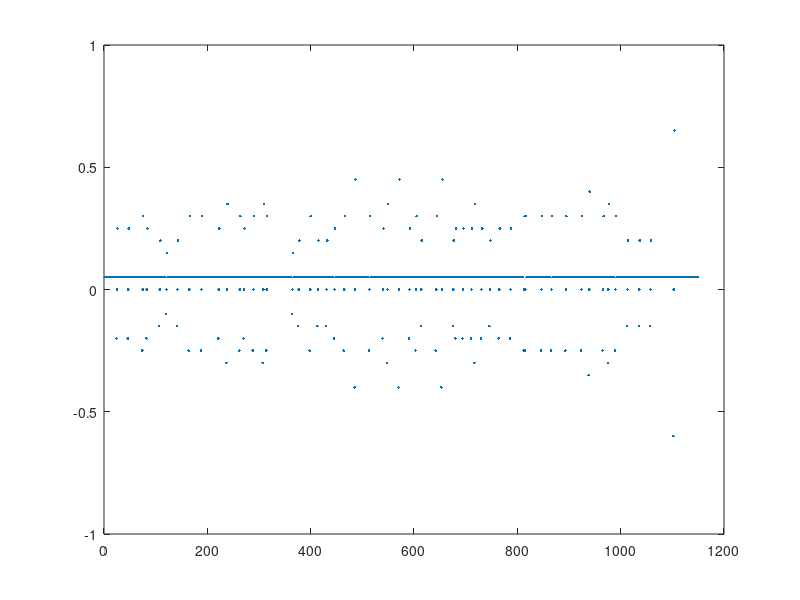
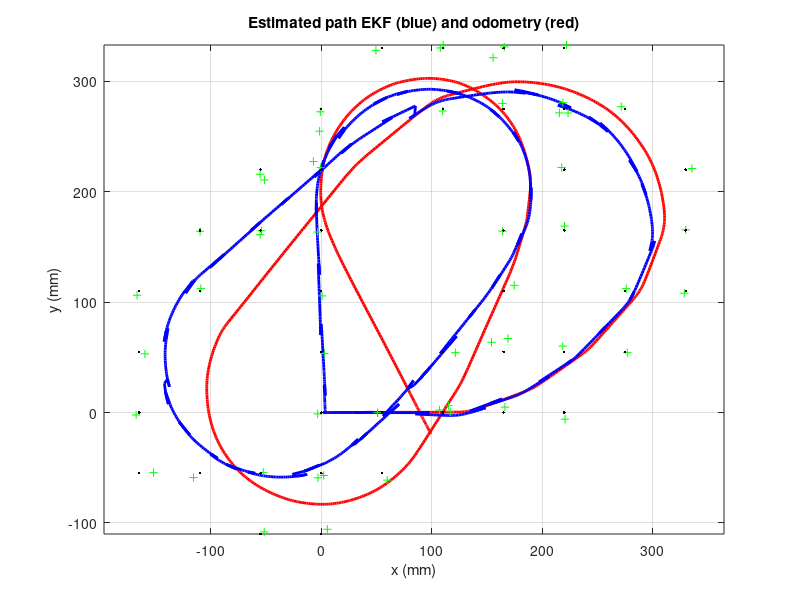
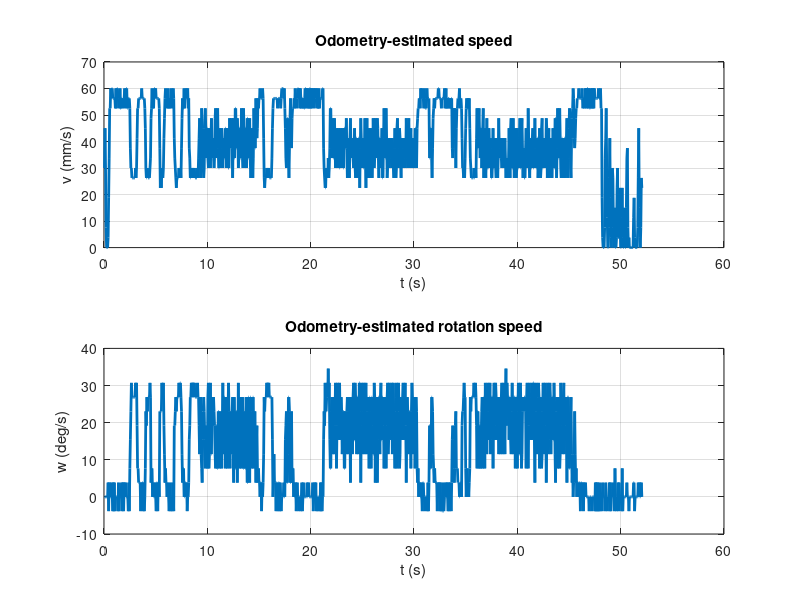
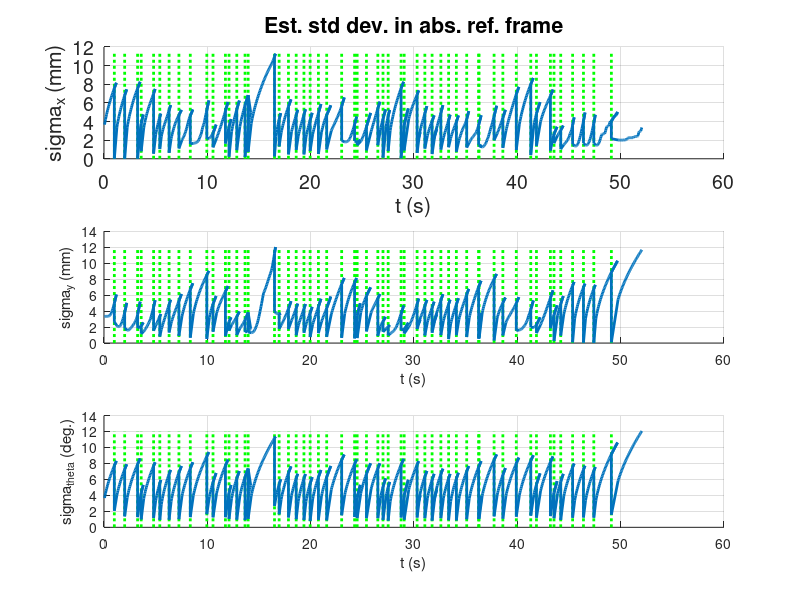

These figures' MATLAB source, in order:
% A script to display the results of the last execution of MagnetLoc.
% MagnetLoc stores its results in 'log.txt' and the meaningful input data
% in inputLog.mat (among which robot parameters and noise variances).
% Graphs displayed:
% Figure 1: 
%   - The path calculated by odometry only (red).
%   - The path estimated by the Kalman filter (blue).
%   - The locations of the magnets which have been detected (black dots).
%   - The estimated locations of the detected magnets in absolute frame
%       using the measurement (that's variable oMeasMagnet in the program).
% Figure 2: 
%   - Speed and rotation speed, as estimated using the encoders.
% Figure 3: 
%   - Estimated error standard deviations (extracted directly from
%       the diagonal of P, hence in absolute frame.
% Figure 4: 
%   - Estimated error standard deviations in robot frame.
% Figure 5: 
%   - Mahalanobis distances calculated with the magnet closest to 
%       the measurement point (candidate magnet) in blue.
%   - Mahalanobis distances calculated with the four nearest neighbors 
%       of the candidate magnet in red.
%   - Mahalanobis distance threshold used in the program (black line).
% Figure 6: 
%   - Estimated x, y, theta as functions of time.
% Figure 7:
%   - Number of magnets detected at each time instant.
% Figure 8:
%   - Raw sensor measurements as a function of the curvilinear abscissa
%       (distance traveled by point M). The vertical axis represents the
%       state of each Reed sensor. A vertical line indicates a closed 
%       sensor (a sensor which detects a magnet).
%   - You may comment out this graph when you don't need it anymore 
%       (when you're done estimating the measurement noise).

function PlotResults

% Load the inputs to the problem (robot charateristics + tuning +
% speed and rotation speed + measurements. They have been saved by
% MagnetLoc in inputLog.mat.

if ~exist('inputLog.mat','file')
    disp('File inputLog.mat not found. Did you run MagnetLoc first?');
    return
end
if ~exist('log.txt','file')
    disp('File log.txt not found. Did you run MagnetLoc first?');
    return
end

load inputLog ...
     nbReedSensors samplingPeriod xSpacing ySpacing  ...
     sensorReadings Qgamma mahaThreshold

 
% Load the results calculated by MagnetLoc, logged in log.txt.
fid = fopen('log.txt','r');
firstline = fgetl(fid) ;
numvars = numel(strread(firstline,'%s')); %#ok<DSTRRD>
fgetl(fid); %<-- Skip the second line
data = textscan(fid,repmat('%f',1,numvars)); %#ok<NASGU>
% The "unused variable" warning has been suppressed: variable "data" is
% used in the "eval" instruction, but code analyzer does not see it.

% Next instruction sets all variables whose name are on the first line
% of the file, here calcPhase, t, x, y, theta, P11...P33, U1, U2, Y1, Y2.
eval(['[' strrep(firstline,' ',',') '] = deal(data{:});']) ;
fclose(fid);

figure;plot(diff(t),'.')
% Prepare vectors and matrices
nbRes = length(t) ;
nbPeriods = sum(calcPhase==1) ;
U    = zeros(2,nbPeriods) ;
Xodo = zeros(3,nbPeriods+1) ;

% Reconstruct the inputs. Suppress lines that are non prediction, since 
% their values have been set to zero conventionally in the logs.
% Keeping those would be impractical when displaying velocities.
U(1,:) = U1(find(calcPhase==1)) ;
U(2,:) = U2(find(calcPhase==1)) ;
tOdo = t(find(calcPhase==1));

% Calculate the measured positions of the magnets in the absolute frame
% and the magnets closest to these measured positions for display. 
% Do this only when calcPhase = 2 (measurement).
nbMeasurementPhases = sum(calcPhase==2) ;
estMagnetPos   = zeros(2,nbMeasurementPhases) ;
exactMagnetPos = zeros(2,nbMeasurementPhases) ;
j = 0 ;
for i = 1 : nbRes 
    if calcPhase(i) == 2
        j = j+1 ;
        oTm = [ cos(theta(i)) , -sin(theta(i)) , x(i) ;
                sin(theta(i)) ,  cos(theta(i)) , y(i) ;
                      0       ,        0       ,  1   ] ;
        oEstimatedMagnet = oTm * [ y1(i) ; y2(i) ; 1 ] ;
        oExactMagnetPos  = round( oEstimatedMagnet ./ [xSpacing ; ySpacing ; 1] ) .* [xSpacing ; ySpacing ; 1] ;
        estMagnetPos(:,j)   = oEstimatedMagnet(1:2) ;
        exactMagnetPos(:,j) = oExactMagnetPos(1:2)  ;
    end
end

% Compute odometry only estimated path
Xodo(:,1) = [x(1) ; y(1) ; theta(1)] ;
for i = 1 : nbPeriods
    Xodo(:,i+1) = Xodo(:,i) + ...
        [ U(1,i)*cos(Xodo(3,i)) ;
          U(1,i)*sin(Xodo(3,i)) ;
          U(2,i) ] ;
end
travDistance = zeros(1,nbPeriods) ;
for i = 2 : nbPeriods
    travDistance(i) = travDistance(i-1) + U(1,i) ;
end

% Plot robot path, Kalman fiter estimation and odometry only estimation

figure; 
plot( Xodo(1,:), Xodo(2,:) , 'r' , 'LineWidth', 2 ) ;
hold on ;
plot( x,y , 'b' , 'LineWidth', 2 ) ;
zoom on ; grid on; axis('equal');
title('Estimated path EKF (blue) and odometry (red)');
xlabel('x (mm)');
ylabel('y (mm)');

% On top of the path, indicate estimated and real magnet positions.

hold on;
plot( estMagnetPos(1,:), estMagnetPos(2,:) , 'g+' ) ;
hold on;
plot( exactMagnetPos(1,:), exactMagnetPos(2,:) , 'k.' ) ;

% Plot odometry-estimated speed and rotation speed

figure; 
subplot(2,1,1);
plot( tOdo,U(1,:)/samplingPeriod , 'LineWidth',2 );
xlabel('t (s)');
ylabel('v (mm/s)');
title('Odometry-estimated speed');
zoom on ; grid on;
subplot(2,1,2);
plot( tOdo,U(2,:)*180/pi/samplingPeriod , 'LineWidth',2 );
xlabel('t (s)')
ylabel('w (deg/s)' , 'LineWidth',2 );
title('Odometry-estimated rotation speed');
zoom on ; grid on;


% Plot estimated variances in absolute reference frame

sigx     = sqrt(P11) ;
sigy     = sqrt(P22) ;
sigtheta = sqrt(P33) ;
tRes = t( find(calcPhase==3) ) ;
figure;
subplot(3,1,1);
maximum = max(sigx) ;
for k=1:numel(tRes) 
    line([tRes(k) tRes(k)],[0 maximum],'Color','g','LineStyle',':' ,...
       'LineWidth',2 );      
end
hold on ;
plot( t,sigx , 'LineWidth',2 );
xlabel('t (s)') ;
ylabel('sigma_x (mm)') ;
title('Estimated standard deviations in absolute ref. frame');
title('Est. std dev. in abs. ref. frame');
zoom on ; grid on;
set(gca,'FontSize',14)
subplot(3,1,2);
maximum = max(sigy) ;
for k=1:numel(tRes) 
   line([tRes(k) tRes(k)],[0 maximum],'Color','g','LineStyle',':' , ...
       'LineWidth',2 );      
end
hold on ;
plot( t,sigy , 'LineWidth',2 );
xlabel('t (s)') ;
ylabel('sigma_y (mm)');
zoom on ; grid on;
subplot(3,1,3);
maximum = max(sigtheta*180/pi) ;
for k=1:numel(tRes) 
   line([tRes(k) tRes(k)],[0 maximum],'Color','g','LineStyle',':' ,...
       'LineWidth',2 );      
end
hold on ;
plot( t,sigtheta*180/pi , 'LineWidth',2 );
xlabel('t (s)') ;
ylabel('sigma_{theta} (deg.)');
zoom on ; grid on;

% Calculate covariance matrix in frame Rm
msigx     = zeros(1,length(t)) ;
msigy     = zeros(1,length(t)) ;
msigtheta = zeros(1,length(t)) ;
for i = 1 : length(t)
    m_Omega_o = [  cos(theta(i))  ,  sin(theta(i))  ,  0  ;
                  -sin(theta(i))  ,  cos(theta(i))  ,  0  ;
                        0         ,       0         ,  1  ] ;
    oP = [ P11(i)  ,  P12(i)  ,  P13(i)  ;
           P12(i)  ,  P22(i)  ,  P23(i)  ;
           P13(i)  ,  P23(i)  ,  P33(i)  ] ;
    mP = m_Omega_o * oP * m_Omega_o.' ;
    msigx(i)     = sqrt( mP(1,1) )   ;
    msigy(i)     = sqrt( mP(2,2) )   ;
    msigtheta(i) = sqrt( mP(3,3) )   ;
end

% Plot variances in robot frame.

figure;
subplot(3,1,1);
maximum = max(msigx) ;
for k=1:numel(tRes) 
   line([tRes(k) tRes(k)],[0 maximum],'Color','g','LineStyle',':' ,...
       'LineWidth',2 );      
end
hold on ;
plot( t,msigx , 'LineWidth',2 );
xlabel('t (s)') ;
ylabel('sigma_x (mm)');
title('Estimated standard deviations in robot frame');
zoom on ; grid on;
subplot(3,1,2);
maximum = max(msigy) ;
for k=1:numel(tRes) 
   line([tRes(k) tRes(k)],[0 maximum],'Color','g','LineStyle',':' , ...
       'LineWidth',2 );      
end
hold on ;
plot( t,msigy , 'LineWidth',2 );
xlabel('t (s)') ;
ylabel('sigma_y (mm)');
zoom on ; grid on;
subplot(3,1,3);
maximum = max(msigtheta*180/pi) ;
for k=1:numel(tRes) 
   line([tRes(k) tRes(k)],[0 maximum],'Color','g','LineStyle',':' ,...
       'LineWidth',2 );      
end
hold on ;
plot( t,msigtheta*180/pi , 'LineWidth',2 );
xlabel('t (s)') ;
ylabel('sigma_{theta} (deg.)');
zoom on ; grid on;

% Calculate Mahalanobis distances, including for magnets that are the 
% closest neighbors of the magnet closest to measurement point.

tMagnetDetection = zeros(1,sum(calcPhase==2)) ;
dMahaAll = zeros(5,sum(calcPhase==2)) ;
j = 0 ;
for i = 1 : length(t) 
    
    if calcPhase(i) ~= 2 
        continue ;  % Not a measurement phase
    end
     
    j = j+1 ;
    tMagnetDetection(j) = t(i) ;
    
    % Calculate homogeneous transform of the robot with respect to the world frame
    oTm = [ cos(theta(i)) , -sin(theta(i)) , x(i)  ;
            sin(theta(i)) ,  cos(theta(i)) , y(i)  ;
                  0       ,        0       ,  1    ] ;
    
    % Measurement vector: coordinates of the magnet measured in Rm.
    Y = [ y1(i) ; y2(i) ] ;
    
    % Now in homogeneous coordinates for calculations.
    mMeasMagnet = [ Y ; 1 ] ;
    
    % Corresponding position in absolute frame
    oMeasMagnet = oTm * mMeasMagnet ;
    
    % Which actual magnet is closest to the estimated position?
    oRealMagnet = round( oMeasMagnet ./ [xSpacing ; ySpacing ; 1] ) .* [xSpacing ; ySpacing ; 1] ;
    
    % The position of the real magnet in robot frame
    mRealMagnet = oTm \ oRealMagnet ; % That's inv(oTm)*oRealMagnet
    
    % The expected measurement are the two coordinates of the real
    % magnet in the robot frame.
    Yhat = mRealMagnet(1:2) ;
    
    C = [ -cos(theta(i)) , -sin(theta(i)) , -sin(theta(i))*(oRealMagnet(1)-x(i))+cos(theta(i))*(oRealMagnet(2)-y(i)) ;
           sin(theta(i)) , -cos(theta(i))   -sin(theta(i))*(oRealMagnet(2)-y(i))-cos(theta(i))*(oRealMagnet(1)-x(i)) ] ;
    
    innov = Y - Yhat ;
    P = [ P11(i)  ,  P12(i)  ,  P13(i)  ;
          P12(i)  ,  P22(i)  ,  P23(i)  ;
          P13(i)  ,  P23(i)  ,  P33(i)  ] ;
    dMaha = sqrt( innov.' / ( C*P*C.' + Qgamma) * innov ) ;
          
    dMahaAll(1,j)       = dMaha            ;
    estMagnetPos(:,j)   = oMeasMagnet(1:2) ;
    exactMagnetPos(:,j) = oRealMagnet(1:2) ;

    % Offset vectors to generate the neighbors, in homogeneous coordinates.

    deltas = [ xSpacing  -xSpacing      0           0       ;
                  0          0       ySpacing   -ySpacing   ;
                  0          0          0           0       ] ;

    for neighborIndex = 1 : 4
        oPneighbor = oRealMagnet + deltas(:,neighborIndex) ;

        % The position of the magnet in robot frame is the expected measurement
        % YhatNeighbor
        YhatNeighbor = oTm \ oPneighbor ; % That's inv(oTm)*oPneighbor

        Cneighbor = [ -cos(theta(i)) , -sin(theta(i)) , -sin(theta(i))*(oPneighbor(1)-x(i))+cos(theta(i))*(oPneighbor(2)-y(i)) ;
                       sin(theta(i)) , -cos(theta(i)) , -sin(theta(i))*(oPneighbor(2)-y(i))-cos(theta(i))*(oPneighbor(1)-x(i)) ] ;

        innovNeighbor = Y(1:2) - YhatNeighbor(1:2) ;    % Not in homogeneous coordinates.
        dMahaNeighbor = sqrt( innovNeighbor.' / ( Cneighbor*P*Cneighbor.' + Qgamma) * innovNeighbor ) ;
        dMahaAll(neighborIndex+1,j) = dMahaNeighbor ;
    end
    
end

% Plot Mahalanobis distances. Blue dots are for closest magnet,
% red dots are for neighbor magnets.

figure; 
plot( tMagnetDetection , dMahaAll(1,:) , 'bo' , 'LineWidth',2 ) ;
for k = 2:5
    hold on; 
    plot( tMagnetDetection , dMahaAll(k,:) , 'ro' , 'LineWidth',2 ) ;
end
hold on;
plot( tMagnetDetection , mahaThreshold*ones(1,size(dMahaAll,2)) , 'k' ,...
    'LineWidth',2 ) ; 
xlabel('t (s)');
ylabel('Mahalanobis distance (no dimension).');
title({'Mahalanobis distances:','closest magnet (blue) and neighbors (red)'});
zoom on; grid on; 

% Plot x, y and theta as functions of time

figure; 

subplot(3,1,1);
plot( t,x , 'LineWidth',2 );
xlabel('t (s)')
ylabel('x (mm)');
title('Position and heading as functions of time.');
zoom on ; grid on;

subplot(3,1,2);
plot( t,y , 'LineWidth',2 );
xlabel('t (s)')
ylabel('y (mm)');
zoom on ; grid on;

subplot(3,1,3);
plot( t,theta*180/pi , 'LineWidth',2 );
xlabel('t (s)')
ylabel('theta (deg.)');
zoom on ; grid on;

% Determine the number of measurements (i.e. the number of detected magnets)
% at each step. The idea is to show the students that, in most cases,
% a single magnet is detected (or, of course, zero).

i = 1 ;
k = 0 ;
tMeas  = zeros(1,nbPeriods) ;
nbMeas = zeros(1,nbPeriods) ;
while i <= length(t)
    k = k+1 ;
    tMeas(k) = t(i) ;
    nbMeas(k) = 0 ;
    j = 1 ;
    while (i+j)<=length(t) && t(i+j)==t(i)
        if y1(i+j) ~= 0 
            nbMeas(k) = nbMeas(k)+1 ;
        end
        j = j+1 ;
    end
    i = i+j ;
end

% Plot number of measurements at each time step.

figure; 
plot(tMeas,nbMeas,'o' , 'LineWidth', 2 ) ;
xlabel('time (s)');
%yticks([0 1 2]);
title('Number of magnets detected at each step.');
zoom on; grid on;


% Plot raw sensor measurements
rawMeas = zeros( nbReedSensors , nbPeriods ) ;
for k = 1 : nbPeriods
    rawMeas( : , k ) = bitget( sensorReadings(k) , 1:8 ) ;
end
figure; 
for n = 1 : nbReedSensors
    for k = 1 : nbPeriods
        if rawMeas(n,k) == 0
            hold on ;
            line([travDistance(k) travDistance(k)],[n-0.5 n+0.5],'Color','b','LineStyle','-' , 'LineWidth', 2 );
        end
    end
end
set(gca,'YLim',[0 nbReedSensors+1]) ;
xlabel('Travelled distance of point M (mm)');
ylabel('Reed sensor number') ;
title('State of Reed sensors (blue = magnet dectected)') ;
zoom on; grid on;

% Calculate and display odometry error (assuming KF is right).

fprintf('\nTotal travelled distance: %d mm\n',round(sum(abs(U1))));
fprintf('Final odometry error: %3.1f %%\n\n', ...
    (norm([x(size(x,1));y(size(y,1))]-Xodo(1:2,size(Xodo,2))) / sum(abs(U1)) )*100 );

% Calculate percentage of rejected closest magnets:

fprintf('Magnets rejected: %3.1f %%\n', ...
    100*numel(find(dMahaAll(1,:) > mahaThreshold ))/numel(dMahaAll(1,:)));

fprintf('Neighbor magnets under threshold: %3.1f %%\n\n', ...
    100*numel(find(dMahaAll(2:5,:) <= mahaThreshold ))/numel(dMahaAll(2:5,:))) ;
